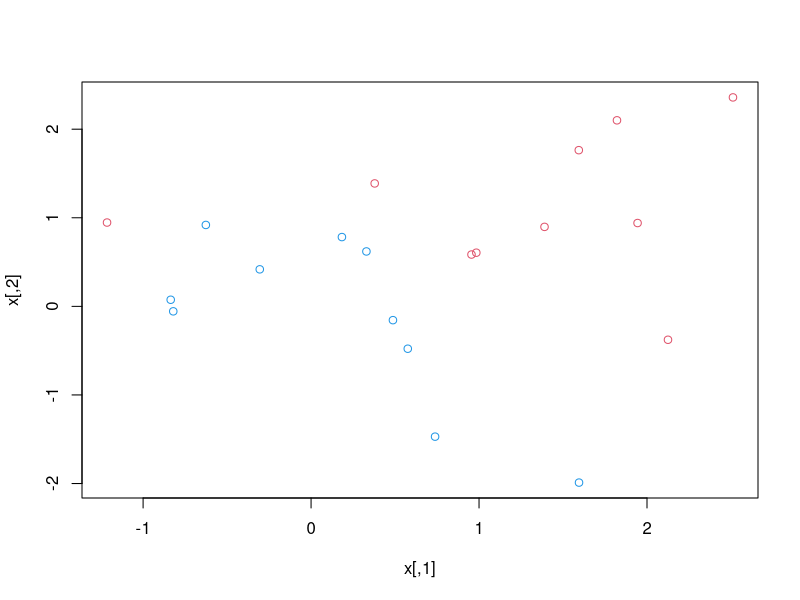
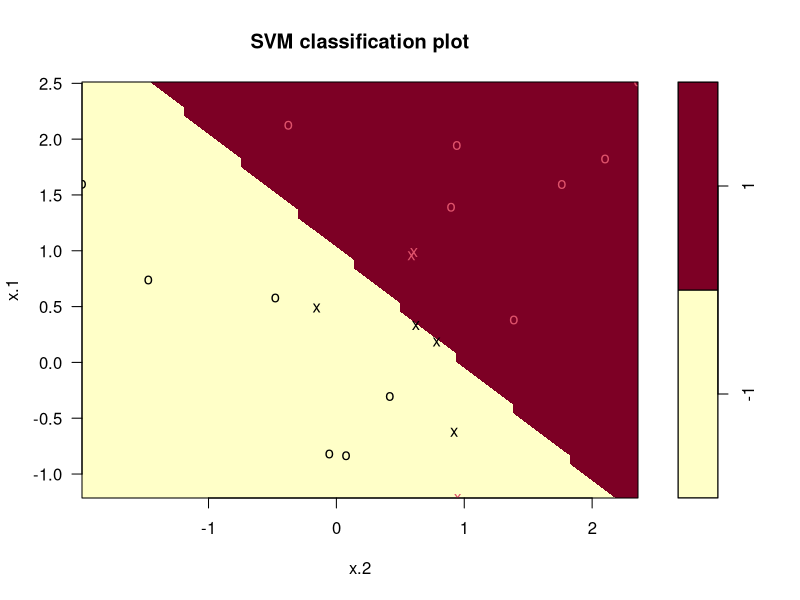
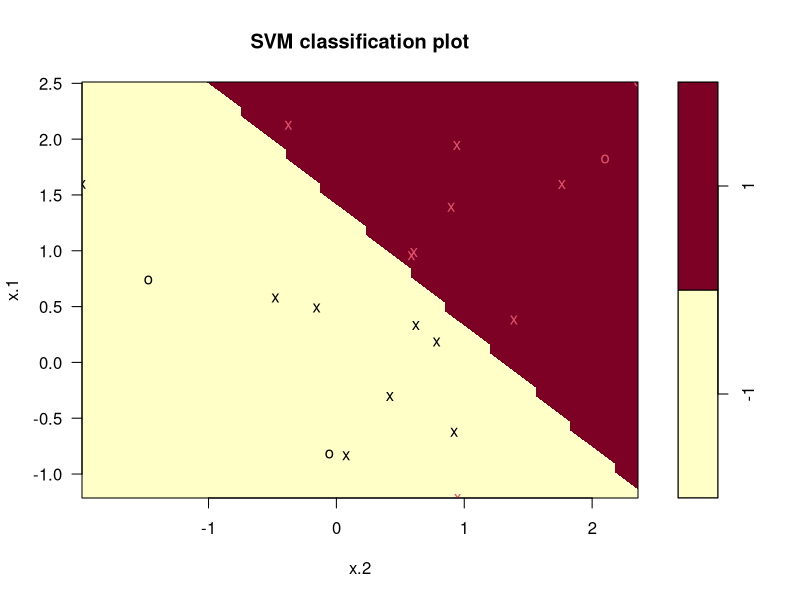
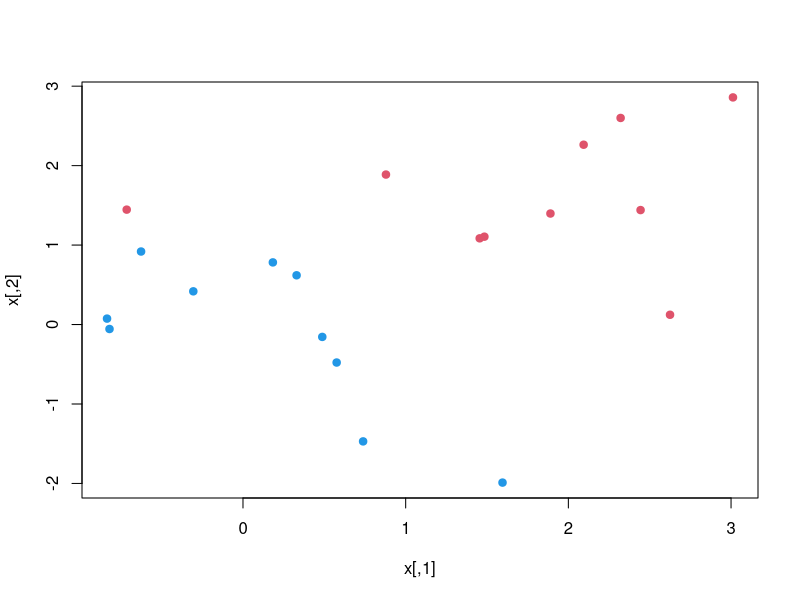
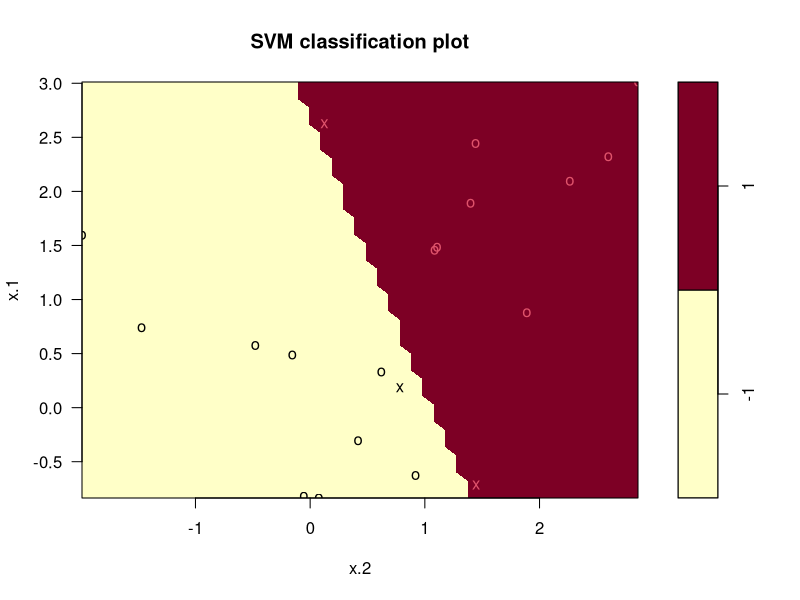
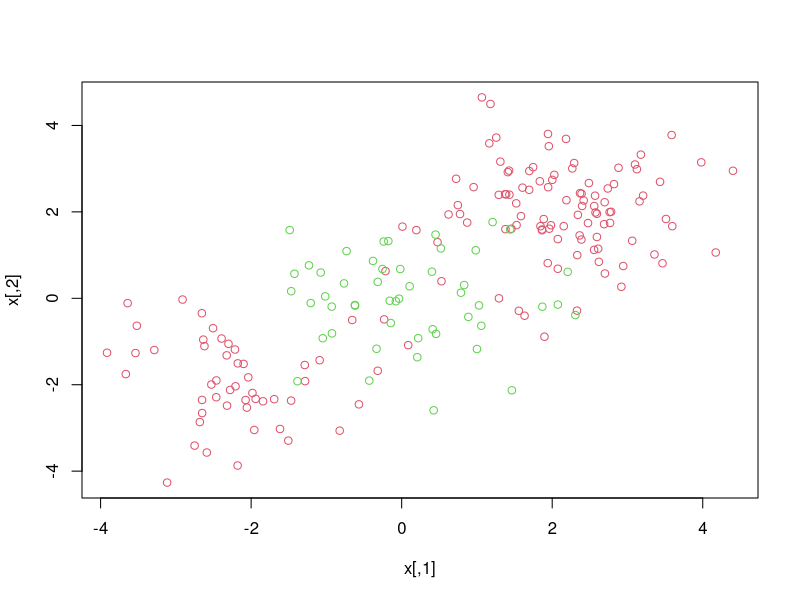
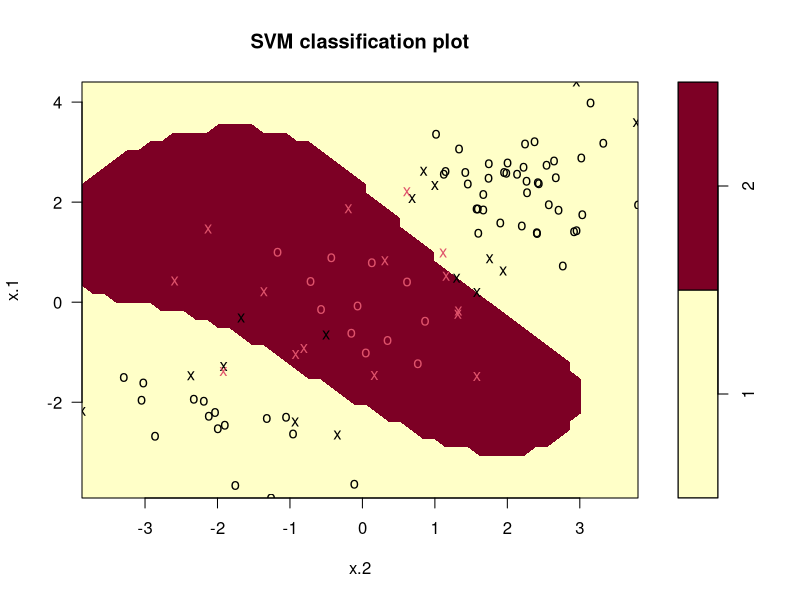
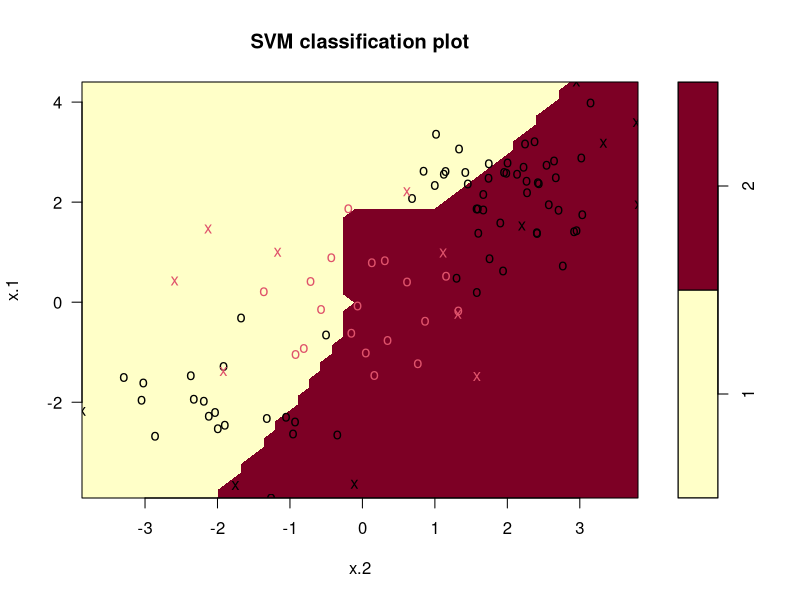

The R source for these figures, in order:
library(e1071)
set.seed(1)
x=matrix(rnorm(20*2),ncol=2)
y=c(rep(-1,10),rep(1,10))

x[y==1,]=x[y==1,]+1
plot(x, col=(3-y))

#linear SVM 
dat=data.frame(x=x, y=as.factor(y))
svmfit=svm(y~., data=dat,kernel="linear", cost = 10, scale = F)
svmfit
#plots the model
plot(svmfit,dat)
# Index Gives the Support Vectors which help the model determine the hypersphere / hyperplane / line 
svmfit$index

summary(svmfit)
str(svmfit)


svmfit=svm(y~.,data=dat, kernel="linear", cost = 0.1, scale = F)
plot(svmfit, dat)

svmfit$index
svmfit

set.seed(1)
tune.out=tune(svm,y~.,data=dat,kernel="linear", ranges=list(cost=c(0.001,0.01,0.1,1,5,10,100)))

summary(tune.out)

bestmod=tune.out$best.model
summary(bestmod)

xtest=matrix(rnorm(20*2), ncol=2)
ytest=sample(c(-1,1), 20, rep=T)
xtest[ytest==1,]=xtest[ytest==1,]+1
testdat=data.frame(x=xtest, y=as.factor(ytest))

ypred=predict(bestmod, testdat)
table(predict=ypred, truth=testdat$y)

svmfit=svm(y~., data=dat, kernel="linear", cost=0.01, scale=F)
ypred=predict(svmfit, testdat)
table(predict=ypred, truth=testdat$y)

x[y==1,]=x[y==1,]+0.5
plot(x, col=3-y, pch=19)

dat=data.frame(x=x, y=as.factor(y))
svmfit=svm(y~., data=dat, kernel="linear", cost=1e5)
summary(svmfit)
plot(svmfit, dat)

set.seed(1)
x=matrix(rnorm(200*2), ncol=2)
x[1:100,]=x[1:100,]+2
x[101:150,]=x[101:150,]-2
y=c(rep(1,150),rep(2,50))
dat=data.frame(x=x, y=as.factor(y))

plot(x, col=y+1)

train=sample(200,100)
svmfit=svm(y~.,data=dat[train,], kernel="radial", gamma=1, cost=1)
plot(svmfit, dat[train,])

summary(svmfit)


svmfit=svm(y~.,data=dat[train,], kernel="polynomial", gamma=1, cost=1e5)
plot(svmfit, dat[train,])


set.seed(1)
tune.out=tune(svm,y~.,data=dat,kernel="radial", ranges=list(cost=c(0.1,1,10,100,1000)))

summary(tune.out)

# Obtain feature weights
w= t(svmfit$coefs) %*% svmfit$SV
t(svmfit$coefs) %*% svmfit$SV

head(svmfit$decision.values)
